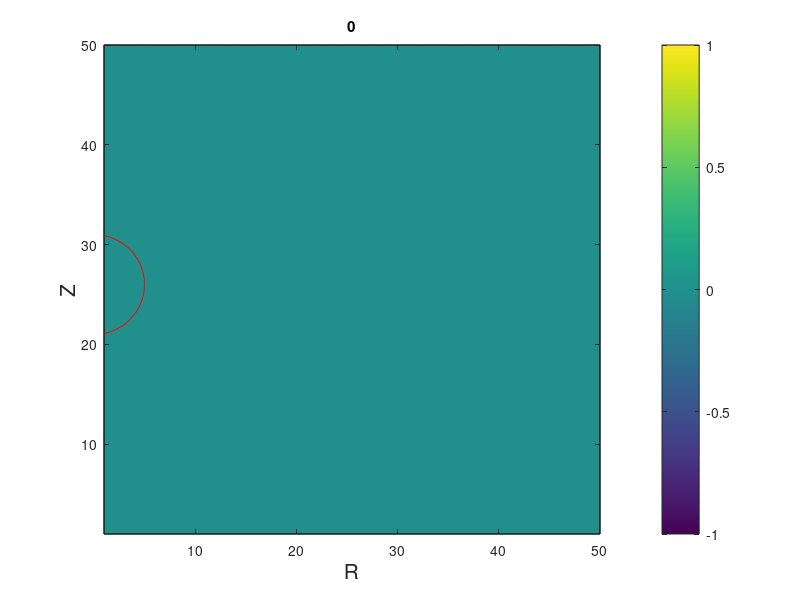
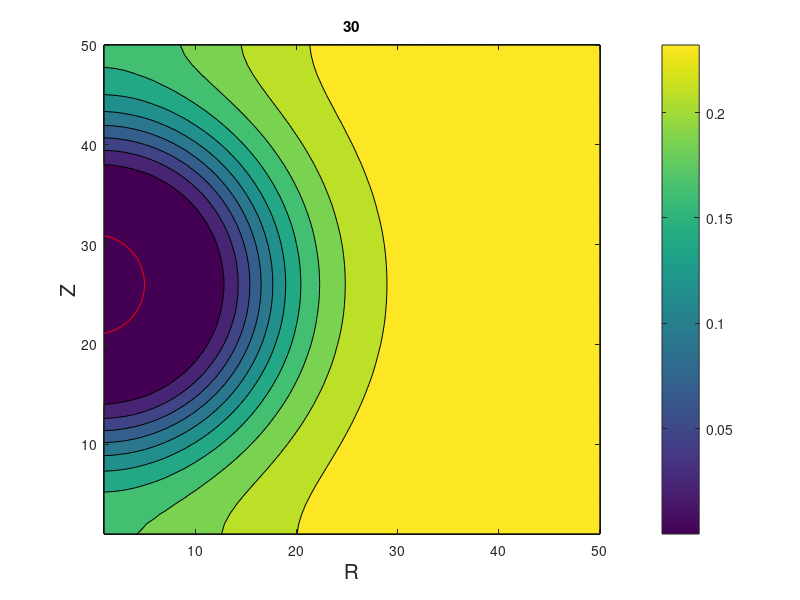
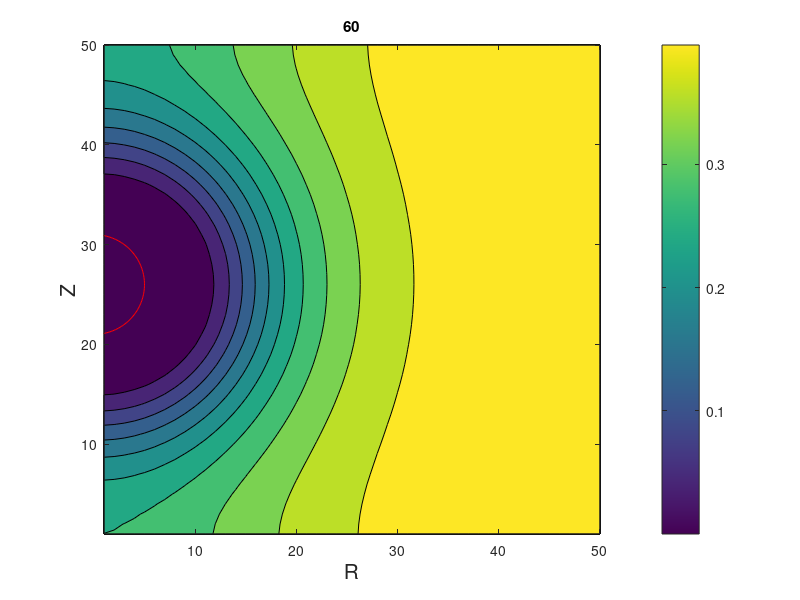
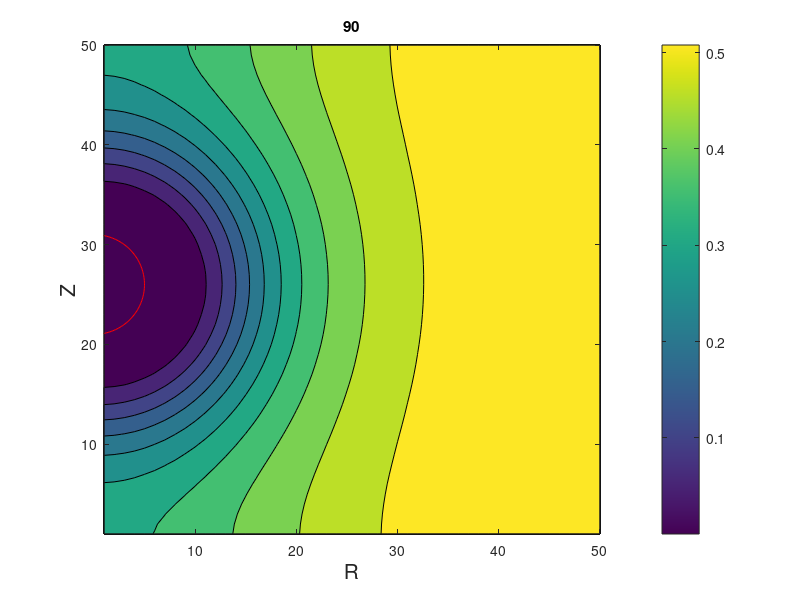

Recreate these plots in MATLAB, in order.
a = csvread("chnumsol.csv");
##aa = csvread("zconst_diff_ex.csv");
xize = size(a)/50
xize = xize(1)
z = a(1:50,1:end);
x = 1:50;
m = min([0 min(min(z))])
M = max(max(z))
n = 50;
cmap = colormap (viridis (1000));
##cmap = colormap (summer);
phi = linspace(-1,1,100)*pi/2;
circr = 5*cos(phi);
circz = 26 + 5*sin(phi);
for i=0:(xize-1)
j=50*i
z = a(j+1:j+50, :);
##zz = aa(i+1, :);
#z = a(201:300,1:100)*100;
#z = z - m;
#z = z / M;
#z = n * z;
##figure(i+1);
##colormap(cmap);
##plot(x, z(:,1)
###  , "linestyle", "none", "marker", "x"
##  , x, zz
###  , "linestyle", "none", "marker", "x"
## );
###ylim([-0.5, 1]);
##grid on;
##legend(["numerical";"exact"] ,"fontsize",15);
##clf;
##image(z);
##colorbar
##filename = sprintf("col%d.png",i)
##print(i+1,filename);
clf;
contourf(z);
colormap(cmap);
##caxis([0, max(max(z))+0.001]);
hold on; plot(circr,circz, 'color', 'red'); hold off;
##caxis([0 2]);
##image(z);
colorbar
xlabel("R", "fontsize", 15);
ylabel("Z", "fontsize", 15);
title(num2str(i*30));
##saveas(sprintf("ch%d.png",i));
filename = sprintf("fps/gus%03d.png",i);
print(1,filename);
endfor

##a = csvread("uniformity.csv");
###image(a);
##contourf(a);
###caxis([m M]);
##caxis([2 3]);
##colormap(cmap);
##colorbar
###print -dpng uniformity.png







